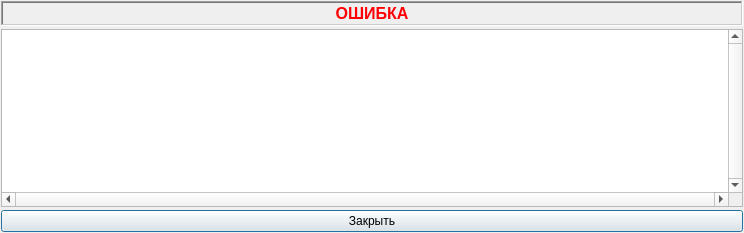
<?xml version="1.0" encoding="UTF-8"?>
<ui version="4.0">
 <class>DialogError</class>
 <widget class="QDialog" name="DialogError">
  <property name="geometry">
   <rect>
    <x>0</x>
    <y>0</y>
    <width>744</width>
    <height>233</height>
   </rect>
  </property>
  <property name="windowTitle">
   <string>Действие не выполнимо</string>
  </property>
  <property name="windowIcon">
   <iconset resource="../resources.qrc">
    <normaloff>:/icons/bininjector.png</normaloff>:/icons/bininjector.png</iconset>
  </property>
  <layout class="QVBoxLayout" name="verticalLayout">
   <property name="spacing">
    <number>3</number>
   </property>
   <property name="leftMargin">
    <number>1</number>
   </property>
   <property name="topMargin">
    <number>1</number>
   </property>
   <property name="rightMargin">
    <number>1</number>
   </property>
   <property name="bottomMargin">
    <number>1</number>
   </property>
   <item>
    <widget class="QFrame" name="frame_Message">
     <property name="frameShape">
      <enum>QFrame::WinPanel</enum>
     </property>
     <property name="frameShadow">
      <enum>QFrame::Sunken</enum>
     </property>
     <property name="lineWidth">
      <number>3</number>
     </property>
     <property name="midLineWidth">
      <number>3</number>
     </property>
     <layout class="QVBoxLayout" name="verticalLayout_2">
      <property name="spacing">
       <number>3</number>
      </property>
      <property name="leftMargin">
       <number>1</number>
      </property>
      <property name="topMargin">
       <number>1</number>
      </property>
      <property name="rightMargin">
       <number>1</number>
      </property>
      <property name="bottomMargin">
       <number>1</number>
      </property>
      <item>
       <widget class="QLabel" name="label_Message">
        <property name="text">
         <string>&lt;html&gt;&lt;head/&gt;&lt;body&gt;&lt;p&gt;&lt;span style=&quot; font-size:12pt; font-weight:600; color:#ff0004;&quot;&gt;ОШИБКА&lt;/span&gt;&lt;/p&gt;&lt;/body&gt;&lt;/html&gt;</string>
        </property>
        <property name="alignment">
         <set>Qt::AlignCenter</set>
        </property>
       </widget>
      </item>
     </layout>
    </widget>
   </item>
   <item>
    <widget class="QPlainTextEdit" name="plainTextEdit_Log">
     <property name="verticalScrollBarPolicy">
      <enum>Qt::ScrollBarAlwaysOn</enum>
     </property>
     <property name="horizontalScrollBarPolicy">
      <enum>Qt::ScrollBarAlwaysOn</enum>
     </property>
     <property name="documentTitle">
      <string>Лог</string>
     </property>
     <property name="readOnly">
      <bool>true</bool>
     </property>
    </widget>
   </item>
   <item>
    <widget class="QPushButton" name="pushButton_Close">
     <property name="text">
      <string>Закрыть</string>
     </property>
    </widget>
   </item>
  </layout>
 </widget>
 <resources>
  <include location="../resources.qrc"/>
 </resources>
 <connections>
  <connection>
   <sender>pushButton_Close</sender>
   <signal>clicked()</signal>
   <receiver>DialogError</receiver>
   <slot>accept()</slot>
   <hints>
    <hint type="sourcelabel">
     <x>199</x>
     <y>285</y>
    </hint>
    <hint type="destinationlabel">
     <x>199</x>
     <y>149</y>
    </hint>
   </hints>
  </connection>
 </connections>
</ui>
